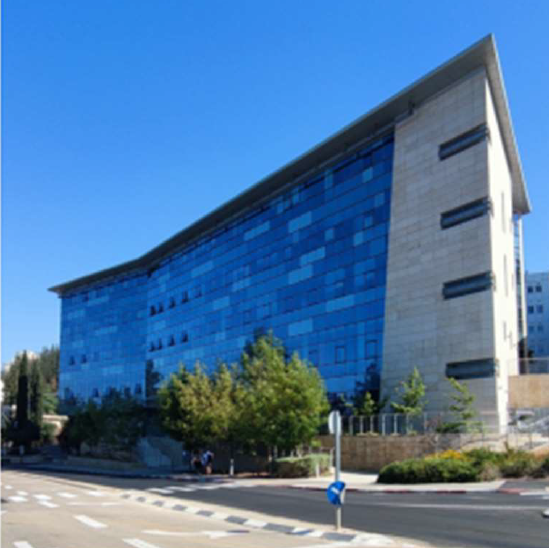
#> input picture wet1/given_data/building.png, 549 x 548 px, found by its file name
$ python Q2.py
#> lines starting #> are read from the running program, lines starting #| are printed output that depends on the picture; after the words box and inside, x2 and y2 are one past the last pixel; in counts of white or black regions, pixels touching at a corner belong together
# imports for the HW
import numpy as np
import matplotlib.pyplot as plt
import cv2 as cv


# 2.a - Create the input - an image of a building
# TODO - udate the pic f building
building_path = r'C:\Users\97250\PycharmProjects\anat_project\wet1\given_data\building.png'
building = cv.imread(building_path)
#> building is the input picture: shape (548, 549, 3); mean B, G, R 163.8, 120.7, 79.1

# Convert from RGB to gray
building = cv.cvtColor(building, cv.COLOR_BGR2RGB)
building_gray = cv.cvtColor(building, cv.COLOR_RGB2GRAY)
plt.figure(figsize=(8, 4))
plt.subplot(1, 2, 1)
plt.imshow(building, cmap='gray')
plt.title('Original Image')
plt.axis('off')
plt.subplot(1, 2, 2)
plt.imshow(building_gray, cmap='gray')
plt.title('Grayscale Image')
plt.axis('off')
plt.show()

# 2.b - 2D-DFT
# Compute the 2D-DFT
twod_fft = np.fft.fft2(building_gray)
# Shift the zero-frequency component to the center of the spectrum
twod_fft = np.fft.fftshift(twod_fft)
# Compute the amplitude
amp_twod_fft = np.log(np.abs(twod_fft))
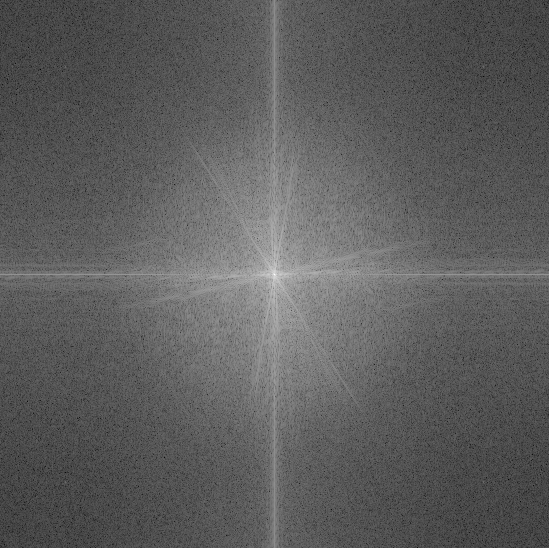
#> amp_twod_fft: shape (548, 549) float64; min 0.387, max 17.34, mean 6.61; drawn with min black and max white
plt.figure(figsize=(8, 4))
plt.subplot(1, 2, 1)
plt.imshow(building_gray, cmap='gray')
plt.title('Grayscale Image')
plt.axis('off')
plt.subplot(1, 2, 2)
plt.imshow(amp_twod_fft, cmap='gray')
plt.title('Grayscale Image Amplitude')
plt.axis('off')
plt.show()


# 2.c- Low pass frequency filtering
# Create the low frequencies mask
center_l = int(building_gray.shape[0] / 2)
#> center_l = 274
center_k = int(building_gray.shape[1] / 2)
#> center_k = 274
mask = np.zeros(twod_fft.shape)
# 1. The lowest 2% of the frequencies in the l direction (with all their frequencies in the k direction)
mask[center_l - int(building_gray.shape[0] / 2):center_l + int(building_gray.shape[0] / 2), center_k - int(building_gray.shape[1] * 0.02 / 2):center_k + int(building_gray.shape[1] * 0.02 / 2)] = 1
# Apply the mask
filtered_twod_fft = twod_fft * mask
# Inverse transform
filtered_twod_fft = np.fft.ifftshift(filtered_twod_fft)
filtered_twod_fft = np.fft.ifft2(filtered_twod_fft)
image = np.abs(filtered_twod_fft)
# Plot the result and the mask
plt.figure(figsize=(8, 4))
plt.subplot(1, 2, 1)
plt.imshow(mask, cmap='gray')
plt.title('Mask')
plt.axis('off')
plt.subplot(1, 2, 2)
plt.imshow(image, cmap='gray')
plt.title('filtered Image Amplitude')
plt.axis('off')
plt.show()

# 2. The lowest 2% of the frequencies in the k direction (with all their frequencies in the l direction).
mask = np.zeros(twod_fft.shape)
mask[center_l - int(building_gray.shape[0] * 0.02 / 2):center_l + int(building_gray.shape[0] * 0.02 / 2), center_k - int(building_gray.shape[1] / 2):center_k + int(building_gray.shape[1] / 2)] = 1
# Apply the mask
filtered_twod_fft = twod_fft * mask
# Inverse transform
filtered_twod_fft = np.fft.ifftshift(filtered_twod_fft)
filtered_twod_fft = np.fft.ifft2(filtered_twod_fft)
image = np.abs(filtered_twod_fft)
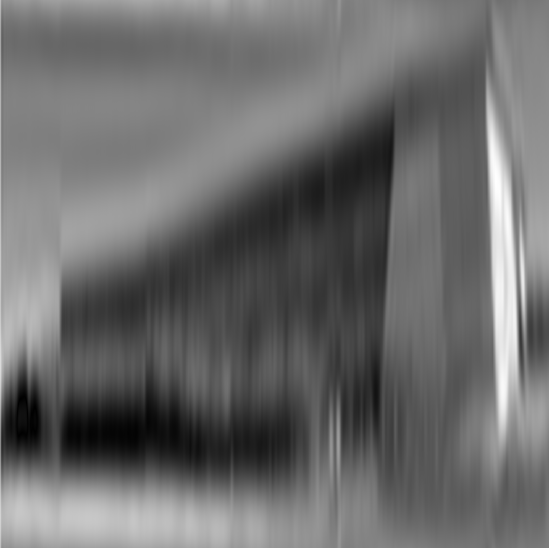
#> image: shape (548, 549) float64; min 0.229, max 268.3, mean 113.3; drawn with min black and max white
# Plot the result and the mask
plt.figure(figsize=(8, 4))
plt.subplot(1, 2, 1)
plt.imshow(mask, cmap='gray')
plt.title('Mask')
plt.axis('off')
plt.subplot(1, 2, 2)
plt.imshow(image, cmap='gray')
plt.title('filtered Image Amplitude')
plt.axis('off')
plt.show()

# 3. The lowest 2% of the frequencies in the l direction (with all their frequencies in the k direction)
# and the lowest 2% of the frequencies in the k direction (with all their frequencies in the l direction)
mask = np.zeros(twod_fft.shape)
mask[center_l - int(building_gray.shape[0] * 0.02 / 2):center_l + int(building_gray.shape[0] * 0.02 / 2), center_k - int(building_gray.shape[1] / 2):center_k + int(building_gray.shape[1] / 2)] = 1
mask[center_l - int(building_gray.shape[0] / 2):center_l + int(building_gray.shape[0] / 2), center_k - int(building_gray.shape[1] * 0.02 / 2):center_k + int(building_gray.shape[1] * 0.02 / 2)] = 1
# Apply the mask
filtered_twod_fft = twod_fft * mask
# Inverse transform
filtered_twod_fft = np.fft.ifftshift(filtered_twod_fft)
filtered_twod_fft = np.fft.ifft2(filtered_twod_fft)
image_LPF = np.abs(filtered_twod_fft)
# Plot the result and the mask
plt.figure(figsize=(8, 4))
plt.subplot(1, 2, 1)
plt.imshow(mask, cmap='gray')
plt.title('Mask')
plt.axis('off')
plt.subplot(1, 2, 2)
plt.imshow(image_LPF, cmap='gray')
plt.title('filtered Image Amplitude')
plt.axis('off')
plt.show()


# 2.d - Max pass frequency filtering
def max_freq_filtering(fshift, precentege):
    """
    Reconstruct an image using only its maximal amplitude frequencies.
    :param fshift: The fft of an image, **after fftshift** -
    complex float ndarray of size [H x W].
    :param precentege: the wanted precentege of maximal frequencies.
    :return:
    fMaxFreq: The filtered frequency domain result -
    complex float ndarray of size [H x W].
    imgMaxFreq: The filtered image - real float ndarray of size [H x W].
    """
#> called with fshift = array of shape (548, 549), precentege = 0.1
    center_l = int(fshift.shape[0] / 2)
#> center_l = 274
    center_k = int(fshift.shape[1] / 2)
#> center_k = 274
    fMaxFreq = np.ones(fshift.shape)
    for i in range(fMaxFreq.shape[0]):
        for j in range(fMaxFreq.shape[1]):
            if (i - center_l) ** 2 + (j - center_k) ** 2 > (fMaxFreq.shape[0] / 2) ** 2 * precentege:
                fMaxFreq[i, j] = 0
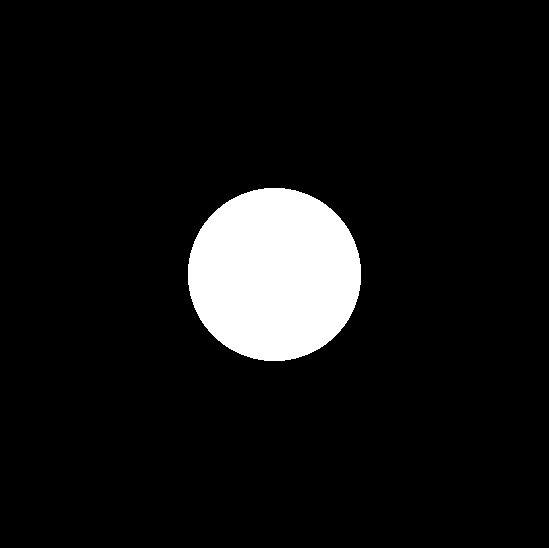
#> fMaxFreq: shape (548, 549) float64; values 0 (black) and 1 (white), 7.8% white; 1 white region, box (x1, y1, x2, y2) and area: (188, 188, 361, 361) 23581
    # Apply the mask fMaxFreq to the fshift
    fshift = fshift * fMaxFreq
    # Inverse transform
    f_ishift = np.fft.ifftshift(fshift)
    imgMaxFreq = np.fft.ifft2(f_ishift)
    imgMaxFreq = np.abs(imgMaxFreq)
    return fMaxFreq, imgMaxFreq


fMaxFreq, imgMaxFreq = max_freq_filtering(twod_fft, 0.1)
# Plot the result
plt.figure(figsize=(8, 4))
plt.subplot(1, 2, 1)
plt.imshow(imgMaxFreq, cmap='gray')
plt.title('Max-pass filtered using - 10 precent of maximal frequencies')
plt.axis('off')
plt.subplot(1, 2, 2)
plt.imshow(building_gray, cmap='gray')
plt.title(' Gray Image ')
plt.axis('off')
plt.show()

plt.style.use('dark_background')
plt.scatter(imgMaxFreq[1], imgMaxFreq[0], color='white')
plt.title('The non-zero frequencies')
plt.axis('on')
plt.show()
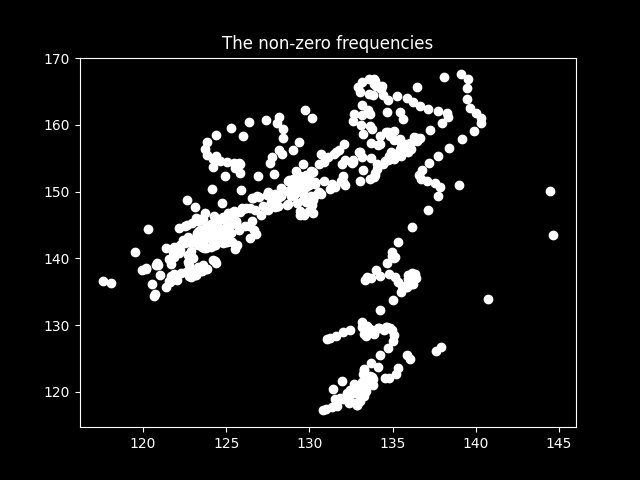
#> figure drawn by matplotlib, 1 panel

# 2.e - Comparison - max frequencies vs. low frequencies
fMaxFreq, imgMaxFreq = max_freq_filtering(twod_fft, 0.04)
#> after the loop in max_freq_filtering (call 2), `for i in range(fMaxFreq.shape[0]):`: fMaxFreq: shape (548, 549) float64; values 0 (black) and 1 (white), 3.1% white; 1 white region, box (x1, y1, x2, y2) and area: (220, 220, 329, 329) 9433
# Plot the result
plt.style.use('default')
plt.figure(figsize=(8, 4))
plt.subplot(1, 2, 1)
plt.imshow(imgMaxFreq, cmap='gray')
plt.title('Max-pass filtered using - 4 precent of maximal frequencies ')
plt.axis('off')
plt.subplot(1, 2, 2)
plt.imshow(image_LPF, cmap='gray')
plt.title(' Low-pass filtered Image ')
plt.axis('off')
plt.show()


# 2.f - Influence of the max frequencies precentege
# MSE calculation for one value of P
def mse_calc(pic, percentage: float):
    fMaxFreq, imgMaxFreq = max_freq_filtering(np.fft.fftshift(np.fft.fft2(pic)), percentage)
    MSE = np.zeros(pic.shape)
    for i in range(pic.shape[0]):
        for j in range(pic.shape[1]):
            MSE[i, j] = (pic[i, j] - imgMaxFreq[i, j]) ** 2
    MSE = np.sum(MSE) / (pic.shape[0] * pic.shape[1])
    return MSE


# Calculate for P in range 1 to 100
x = np.arange(1, 100, 1)
y = np.zeros(100)
for i in x:
    MSE = mse_calc(building_gray, i / 100)
    y[i] = MSE
#> this loop made 99 passes
#> MSE on passes 1 to 12: 215.1, 142.6, 99.93, 75.89, 58.94, 48.22, 40.56, 34.32, 28.85, 25.12, 22.37, 19.82
#> pass 1, in max_freq_filtering (call 3), `imgMaxFreq = np.abs(imgMaxFreq)`:
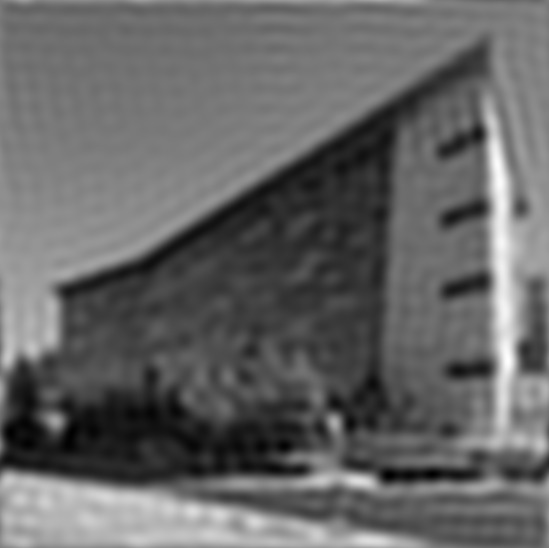
#> imgMaxFreq: shape (548, 549) float64; min 0.11, max 282.5, mean 113.2; drawn with min black and max white
#> pass 1, in mse_calc, `fMaxFreq, imgMaxFreq = max_freq_filtering(np.fft.fftshift(np.fft.fft2(..`:
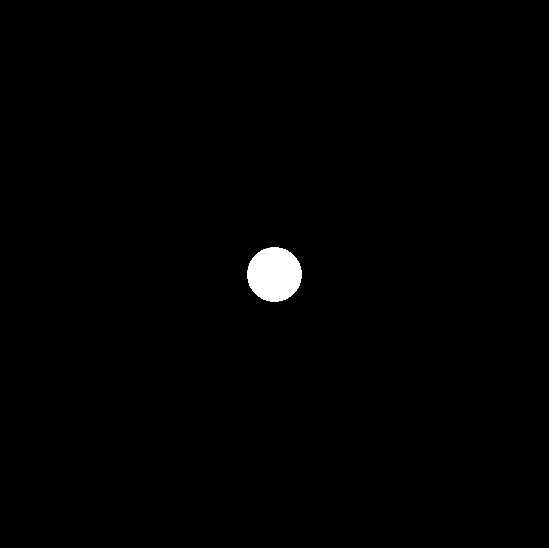
#> fMaxFreq: shape (548, 549) float64; values 0 (black) and 1 (white), 0.78% white; 1 white region, box (x1, y1, x2, y2) and area: (247, 247, 302, 302) 2361
#> after the loop, y = 100 values, max 215.1 at index 1, min 0 at index 0, mean 11.15
plt.figure()
plt.plot(x, y[1:100])
plt.xlabel('Percentage of maximal frequencies')
plt.ylabel('MSE')
plt.xlim(-5, 100)
plt.xticks(np.arange(0, 101, 20))
plt.title('MSE as a function of the percentage of maximal frequencies')
plt.grid()
plt.show()
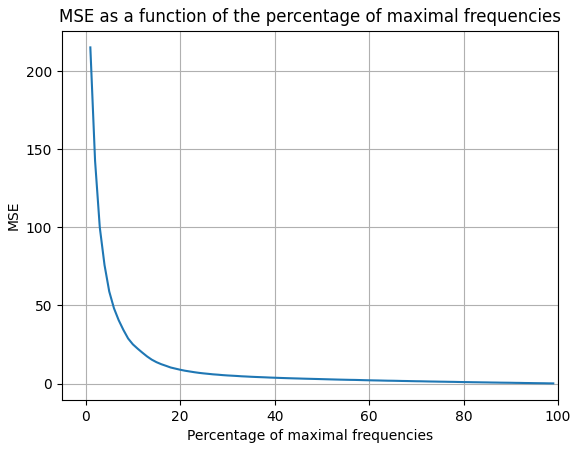
#> figure drawn by matplotlib, 1 panel; curve peaks at x = 1, y = 215.1
